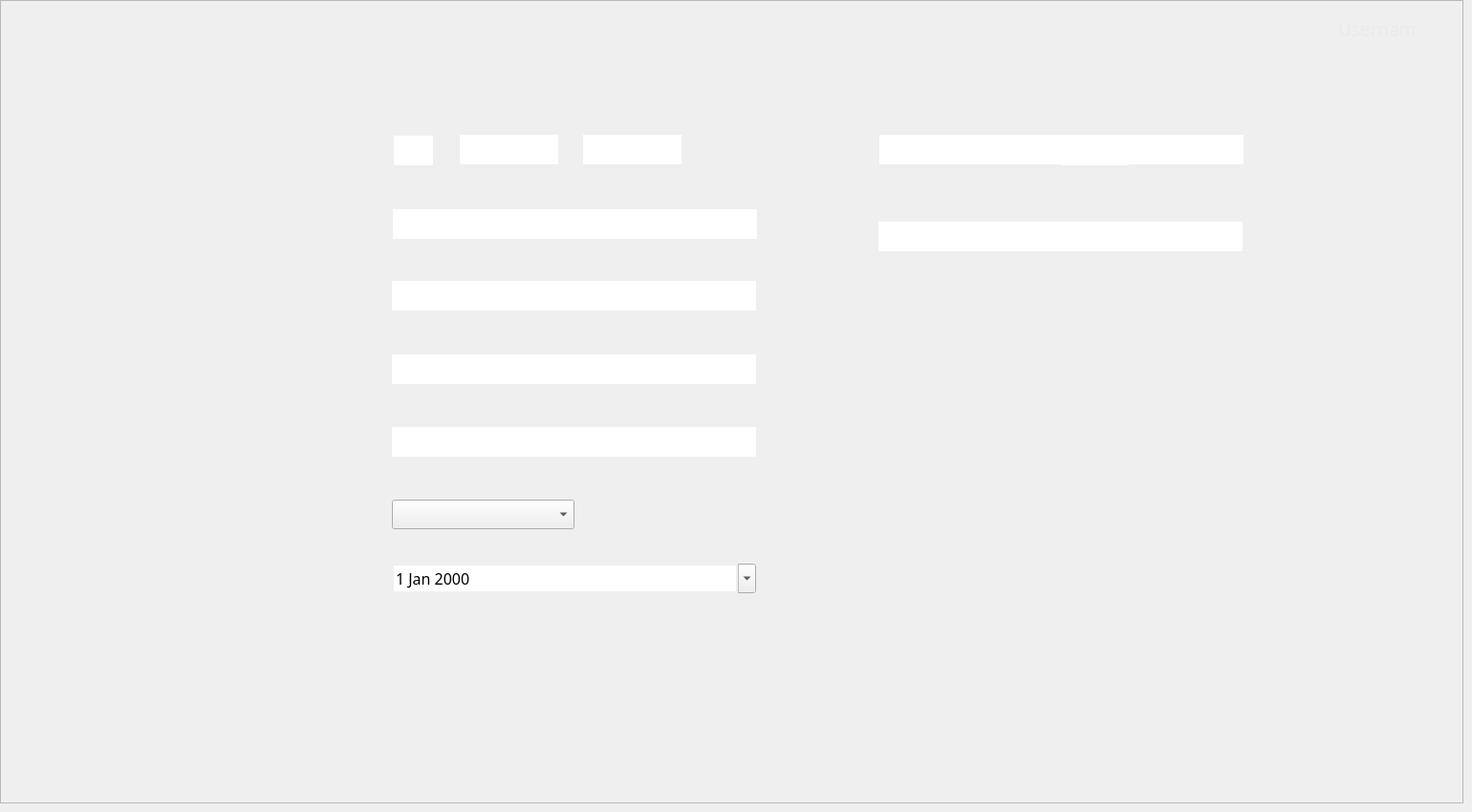
    <widget class="QWidget" name="PersonRegisterPage">
     <widget class="QFrame" name="PersonRegisterFrame">
      <property name="geometry">
       <rect>
        <x>0</x>
        <y>0</y>
        <width>1531</width>
        <height>841</height>
       </rect>
      </property>
      <property name="frameShape">
       <enum>QFrame::StyledPanel</enum>
      </property>
      <property name="frameShadow">
       <enum>QFrame::Raised</enum>
      </property>
      <widget class="QLabel" name="BackgroundLabel_PersonRegister">
       <property name="geometry">
        <rect>
         <x>0</x>
         <y>0</y>
         <width>1531</width>
         <height>841</height>
        </rect>
       </property>
       <property name="text">
        <string/>
       </property>
       <property name="pixmap">
        <pixmap>../Images/Admin/Admin-PersonRegister.png</pixmap>
       </property>
       <property name="scaledContents">
        <bool>true</bool>
       </property>
      </widget>
      <widget class="QPushButton" name="UserBanButton_PersonRegister">
       <property name="geometry">
        <rect>
         <x>0</x>
         <y>170</y>
         <width>241</width>
         <height>51</height>
        </rect>
       </property>
       <property name="text">
        <string/>
       </property>
       <property name="flat">
        <bool>true</bool>
       </property>
      </widget>
      <widget class="QPushButton" name="DataButton_PersonRegister">
       <property name="geometry">
        <rect>
         <x>0</x>
         <y>120</y>
         <width>241</width>
         <height>51</height>
        </rect>
       </property>
       <property name="text">
        <string/>
       </property>
       <property name="flat">
        <bool>true</bool>
       </property>
      </widget>
      <widget class="QPushButton" name="RecordsButton_PersonRegister">
       <property name="geometry">
        <rect>
         <x>0</x>
         <y>390</y>
         <width>241</width>
         <height>51</height>
        </rect>
       </property>
       <property name="text">
        <string/>
       </property>
       <property name="flat">
        <bool>true</bool>
       </property>
      </widget>
      <widget class="QPushButton" name="LogOutButton_PersonRegister">
       <property name="geometry">
        <rect>
         <x>0</x>
         <y>780</y>
         <width>241</width>
         <height>51</height>
        </rect>
       </property>
       <property name="text">
        <string/>
       </property>
       <property name="flat">
        <bool>true</bool>
       </property>
      </widget>
      <widget class="QPushButton" name="StatisticsButton_PersonRegister">
       <property name="geometry">
        <rect>
         <x>0</x>
         <y>450</y>
         <width>241</width>
         <height>51</height>
        </rect>
       </property>
       <property name="text">
        <string/>
       </property>
       <property name="flat">
        <bool>true</bool>
       </property>
      </widget>
      <widget class="QPushButton" name="HomeButton_PersonRegister">
       <property name="geometry">
        <rect>
         <x>0</x>
         <y>60</y>
         <width>241</width>
         <height>51</height>
        </rect>
       </property>
       <property name="text">
        <string/>
       </property>
       <property name="flat">
        <bool>true</bool>
       </property>
      </widget>
      <widget class="QPushButton" name="AuditLogButton_PersonRegister">
       <property name="geometry">
        <rect>
         <x>0</x>
         <y>280</y>
         <width>241</width>
         <height>51</height>
        </rect>
       </property>
       <property name="text">
        <string/>
       </property>
       <property name="flat">
        <bool>true</bool>
       </property>
      </widget>
      <widget class="QPushButton" name="CatalogButton_PersonRegister">
       <property name="geometry">
        <rect>
         <x>0</x>
         <y>340</y>
         <width>241</width>
         <height>51</height>
        </rect>
       </property>
       <property name="text">
        <string/>
       </property>
       <property name="flat">
        <bool>true</bool>
       </property>
      </widget>
      <widget class="QPushButton" name="PersonRegisterbutton_PersonRegister">
       <property name="geometry">
        <rect>
         <x>0</x>
         <y>230</y>
         <width>241</width>
         <height>51</height>
        </rect>
       </property>
       <property name="text">
        <string/>
       </property>
       <property name="flat">
        <bool>true</bool>
       </property>
      </widget>
      <widget class="QPushButton" name="SubmitButton_PersonRegister">
       <property name="geometry">
        <rect>
         <x>1291</x>
         <y>704</y>
         <width>127</width>
         <height>33</height>
        </rect>
       </property>
       <property name="text">
        <string/>
       </property>
       <property name="flat">
        <bool>true</bool>
       </property>
      </widget>
      <widget class="QLabel" name="UsernameLabel_PersonRegister">
       <property name="geometry">
        <rect>
         <x>1400</x>
         <y>20</y>
         <width>81</width>
         <height>21</height>
        </rect>
       </property>
       <property name="font">
        <font>
         <family>Source Sans Pro</family>
         <pointsize>14</pointsize>
        </font>
       </property>
       <property name="cursor">
        <cursorShape>BlankCursor</cursorShape>
       </property>
       <property name="autoFillBackground">
        <bool>false</bool>
       </property>
       <property name="styleSheet">
        <string notr="true">color: rgb(234, 234, 234);</string>
       </property>
       <property name="text">
        <string>Username</string>
       </property>
      </widget>
      <widget class="QLineEdit" name="FirstNameInput_PersonRegister">
       <property name="enabled">
        <bool>true</bool>
       </property>
       <property name="geometry">
        <rect>
         <x>411</x>
         <y>219</y>
         <width>381</width>
         <height>31</height>
        </rect>
       </property>
       <property name="font">
        <font>
         <family>Source Sans Pro</family>
         <pointsize>12</pointsize>
        </font>
       </property>
       <property name="cursor">
        <cursorShape>IBeamCursor</cursorShape>
       </property>
       <property name="acceptDrops">
        <bool>true</bool>
       </property>
       <property name="autoFillBackground">
        <bool>false</bool>
       </property>
       <property name="frame">
        <bool>false</bool>
       </property>
       <property name="clearButtonEnabled">
        <bool>false</bool>
       </property>
      </widget>
      <widget class="QLineEdit" name="SeconNameInput_PersonRegister">
       <property name="enabled">
        <bool>true</bool>
       </property>
       <property name="geometry">
        <rect>
         <x>410</x>
         <y>294</y>
         <width>381</width>
         <height>31</height>
        </rect>
       </property>
       <property name="font">
        <font>
         <family>Source Sans Pro</family>
         <pointsize>12</pointsize>
        </font>
       </property>
       <property name="cursor">
        <cursorShape>IBeamCursor</cursorShape>
       </property>
       <property name="acceptDrops">
        <bool>true</bool>
       </property>
       <property name="autoFillBackground">
        <bool>false</bool>
       </property>
       <property name="frame">
        <bool>false</bool>
       </property>
       <property name="clearButtonEnabled">
        <bool>false</bool>
       </property>
      </widget>
      <widget class="QLineEdit" name="FirstLastnameInput_PersonRegister">
       <property name="enabled">
        <bool>true</bool>
       </property>
       <property name="geometry">
        <rect>
         <x>410</x>
         <y>371</y>
         <width>381</width>
         <height>31</height>
        </rect>
       </property>
       <property name="font">
        <font>
         <family>Source Sans Pro</family>
         <pointsize>12</pointsize>
        </font>
       </property>
       <property name="cursor">
        <cursorShape>IBeamCursor</cursorShape>
       </property>
       <property name="acceptDrops">
        <bool>true</bool>
       </property>
       <property name="autoFillBackground">
        <bool>false</bool>
       </property>
       <property name="frame">
        <bool>false</bool>
       </property>
       <property name="clearButtonEnabled">
        <bool>false</bool>
       </property>
      </widget>
      <widget class="QLineEdit" name="SecondLastnameInput_PersonRegister">
       <property name="enabled">
        <bool>true</bool>
       </property>
       <property name="geometry">
        <rect>
         <x>410</x>
         <y>447</y>
         <width>381</width>
         <height>31</height>
        </rect>
       </property>
       <property name="font">
        <font>
         <family>Source Sans Pro</family>
         <pointsize>12</pointsize>
        </font>
       </property>
       <property name="cursor">
        <cursorShape>IBeamCursor</cursorShape>
       </property>
       <property name="acceptDrops">
        <bool>true</bool>
       </property>
       <property name="autoFillBackground">
        <bool>false</bool>
       </property>
       <property name="frame">
        <bool>false</bool>
       </property>
       <property name="clearButtonEnabled">
        <bool>false</bool>
       </property>
      </widget>
      <widget class="QLineEdit" name="FirstSpaceID_PersonRegister">
       <property name="enabled">
        <bool>true</bool>
       </property>
       <property name="geometry">
        <rect>
         <x>412</x>
         <y>142</y>
         <width>41</width>
         <height>31</height>
        </rect>
       </property>
       <property name="font">
        <font>
         <family>Source Sans Pro</family>
         <pointsize>12</pointsize>
        </font>
       </property>
       <property name="cursor">
        <cursorShape>IBeamCursor</cursorShape>
       </property>
       <property name="acceptDrops">
        <bool>true</bool>
       </property>
       <property name="autoFillBackground">
        <bool>false</bool>
       </property>
       <property name="frame">
        <bool>false</bool>
       </property>
       <property name="clearButtonEnabled">
        <bool>false</bool>
       </property>
      </widget>
      <widget class="QLineEdit" name="SecondSpaceID_PersonRegister">
       <property name="enabled">
        <bool>true</bool>
       </property>
       <property name="geometry">
        <rect>
         <x>481</x>
         <y>141</y>
         <width>103</width>
         <height>31</height>
        </rect>
       </property>
       <property name="font">
        <font>
         <family>Source Sans Pro</family>
         <pointsize>12</pointsize>
        </font>
       </property>
       <property name="cursor">
        <cursorShape>IBeamCursor</cursorShape>
       </property>
       <property name="acceptDrops">
        <bool>true</bool>
       </property>
       <property name="autoFillBackground">
        <bool>false</bool>
       </property>
       <property name="frame">
        <bool>false</bool>
       </property>
       <property name="clearButtonEnabled">
        <bool>false</bool>
       </property>
      </widget>
      <widget class="QLineEdit" name="ThirdSpaceID_PersonRegister">
       <property name="enabled">
        <bool>true</bool>
       </property>
       <property name="geometry">
        <rect>
         <x>610</x>
         <y>141</y>
         <width>103</width>
         <height>31</height>
        </rect>
       </property>
       <property name="font">
        <font>
         <family>Source Sans Pro</family>
         <pointsize>12</pointsize>
        </font>
       </property>
       <property name="cursor">
        <cursorShape>IBeamCursor</cursorShape>
       </property>
       <property name="acceptDrops">
        <bool>true</bool>
       </property>
       <property name="autoFillBackground">
        <bool>false</bool>
       </property>
       <property name="frame">
        <bool>false</bool>
       </property>
       <property name="clearButtonEnabled">
        <bool>false</bool>
       </property>
      </widget>
      <widget class="QLineEdit" name="SecSpaceRecordNum_PersonRegister">
       <property name="enabled">
        <bool>true</bool>
       </property>
       <property name="geometry">
        <rect>
         <x>985</x>
         <y>141</y>
         <width>101</width>
         <height>30</height>
        </rect>
       </property>
       <property name="font">
        <font>
         <family>Source Sans Pro</family>
         <pointsize>12</pointsize>
        </font>
       </property>
       <property name="cursor">
        <cursorShape>IBeamCursor</cursorShape>
       </property>
       <property name="acceptDrops">
        <bool>true</bool>
       </property>
       <property name="autoFillBackground">
        <bool>false</bool>
       </property>
       <property name="frame">
        <bool>false</bool>
       </property>
       <property name="clearButtonEnabled">
        <bool>false</bool>
       </property>
      </widget>
      <widget class="QLineEdit" name="ThirdSpaceRecNum_PersonRegister">
       <property name="enabled">
        <bool>true</bool>
       </property>
       <property name="geometry">
        <rect>
         <x>1110</x>
         <y>142</y>
         <width>71</width>
         <height>31</height>
        </rect>
       </property>
       <property name="font">
        <font>
         <family>Source Sans Pro</family>
         <pointsize>12</pointsize>
        </font>
       </property>
       <property name="cursor">
        <cursorShape>IBeamCursor</cursorShape>
       </property>
       <property name="acceptDrops">
        <bool>true</bool>
       </property>
       <property name="autoFillBackground">
        <bool>false</bool>
       </property>
       <property name="frame">
        <bool>false</bool>
       </property>
       <property name="clearButtonEnabled">
        <bool>false</bool>
       </property>
      </widget>
      <widget class="QLineEdit" name="FourthSpaceRecNum_PersonRegister">
       <property name="enabled">
        <bool>true</bool>
       </property>
       <property name="geometry">
        <rect>
         <x>1202</x>
         <y>141</y>
         <width>71</width>
         <height>31</height>
        </rect>
       </property>
       <property name="font">
        <font>
         <family>Source Sans Pro</family>
         <pointsize>12</pointsize>
        </font>
       </property>
       <property name="cursor">
        <cursorShape>IBeamCursor</cursorShape>
       </property>
       <property name="acceptDrops">
        <bool>true</bool>
       </property>
       <property name="autoFillBackground">
        <bool>false</bool>
       </property>
       <property name="frame">
        <bool>false</bool>
       </property>
       <property name="clearButtonEnabled">
        <bool>false</bool>
       </property>
      </widget>
      <widget class="QComboBox" name="Genre_PersonRegister">
       <property name="geometry">
        <rect>
         <x>410</x>
         <y>523</y>
         <width>191</width>
         <height>31</height>
        </rect>
       </property>
       <property name="font">
        <font>
         <family>Source Sans Pro</family>
         <pointsize>12</pointsize>
        </font>
       </property>
      </widget>
      <widget class="QLineEdit" name="Institution_PersonRegister">
       <property name="enabled">
        <bool>true</bool>
       </property>
       <property name="geometry">
        <rect>
         <x>919</x>
         <y>232</y>
         <width>381</width>
         <height>31</height>
        </rect>
       </property>
       <property name="font">
        <font>
         <family>Source Sans Pro</family>
         <pointsize>12</pointsize>
        </font>
       </property>
       <property name="cursor">
        <cursorShape>IBeamCursor</cursorShape>
       </property>
       <property name="acceptDrops">
        <bool>true</bool>
       </property>
       <property name="autoFillBackground">
        <bool>false</bool>
       </property>
       <property name="frame">
        <bool>false</bool>
       </property>
       <property name="clearButtonEnabled">
        <bool>false</bool>
       </property>
      </widget>
      <widget class="QDateEdit" name="Birthdate_PersonRegister">
       <property name="geometry">
        <rect>
         <x>410</x>
         <y>590</y>
         <width>381</width>
         <height>31</height>
        </rect>
       </property>
       <property name="font">
        <font>
         <family>Source Sans Pro</family>
         <pointsize>12</pointsize>
        </font>
       </property>
       <property name="acceptDrops">
        <bool>false</bool>
       </property>
       <property name="autoFillBackground">
        <bool>false</bool>
       </property>
       <property name="wrapping">
        <bool>false</bool>
       </property>
       <property name="frame">
        <bool>false</bool>
       </property>
       <property name="buttonSymbols">
        <enum>QAbstractSpinBox::UpDownArrows</enum>
       </property>
       <property name="showGroupSeparator" stdset="0">
        <bool>false</bool>
       </property>
       <property name="calendarPopup">
        <bool>true</bool>
       </property>
      </widget>
      <widget class="QLineEdit" name="PhotoPath_PersonRegister">
       <property name="enabled">
        <bool>true</bool>
       </property>
       <property name="geometry">
        <rect>
         <x>920</x>
         <y>141</y>
         <width>381</width>
         <height>31</height>
        </rect>
       </property>
       <property name="font">
        <font>
         <family>Source Sans Pro</family>
         <pointsize>12</pointsize>
        </font>
       </property>
       <property name="cursor">
        <cursorShape>IBeamCursor</cursorShape>
       </property>
       <property name="acceptDrops">
        <bool>true</bool>
       </property>
       <property name="autoFillBackground">
        <bool>false</bool>
       </property>
       <property name="frame">
        <bool>false</bool>
       </property>
       <property name="clearButtonEnabled">
        <bool>false</bool>
       </property>
      </widget>
      <widget class="QPushButton" name="ResolutionButton_PersonRegister">
       <property name="geometry">
        <rect>
         <x>0</x>
         <y>570</y>
         <width>241</width>
         <height>51</height>
        </rect>
       </property>
       <property name="text">
        <string/>
       </property>
       <property name="flat">
        <bool>true</bool>
       </property>
      </widget>
      <widget class="QPushButton" name="GeneralQueriesButton_PersonRegister">
       <property name="geometry">
        <rect>
         <x>0</x>
         <y>510</y>
         <width>241</width>
         <height>51</height>
        </rect>
       </property>
       <property name="text">
        <string/>
       </property>
       <property name="flat">
        <bool>true</bool>
       </property>
      </widget>
     </widget>
    </widget>
